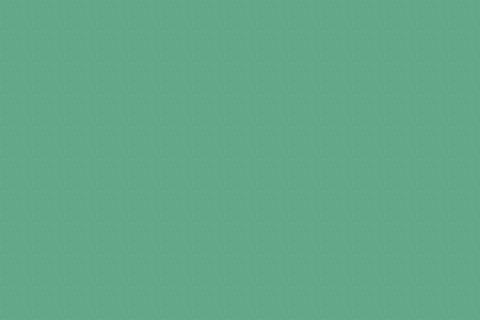

A 2D game scene composited from a Tiled map and its tileset images. What follows is a short description and the map's XML, with each tile layer's data collapsed to a summary:
An orthogonal 15x10 tile map with 32x32 px tiles, 2 tile layers (Background, Meta) and 1 object (Mountain).

<map version="1.0" orientation="orthogonal" width="15" height="10" tilewidth="32" tileheight="32">
 <tileset firstgid="1" name="TileLayer_background" tilewidth="32" tileheight="32">
  <image source="TileLayer_background.png" width="1024" height="1024" />
 </tileset>
 <layer name="Background" width="15" height="10">
  <data>[150 cells, 150 non-empty, 4 distinct tile ids]</data>
 </layer>
 <objectgroup name="MountainObject" width="15" height="10">
  <object name="Mountain" x="96" y="96" width="32" height="32" />
 </objectgroup>
 <layer name="Meta" width="15" height="10">
  <data>[150 cells, 92 non-empty, 1 distinct tile ids]</data>
 </layer>
</map>
